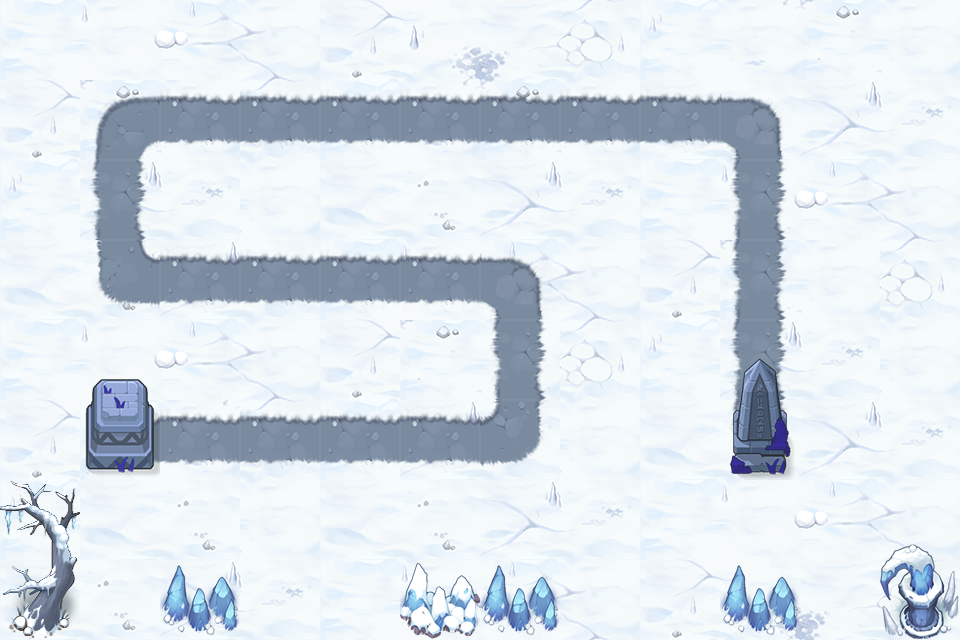

Rendered tile map (Tiled .tmx) drawn with the repository's tilesets; below, a short description and the map source with its tile grids summarised:
An orthogonal 12x8 tile map with 80x80 px tiles, 3 tile layers (background, road, object) and 13 objects (P0, P1, P2, P3, P4, ...).

<map version="1.0" tiledversion="1.0.3" orientation="orthogonal" renderorder="right-down" width="12" height="8" tilewidth="80" tileheight="80" nextobjectid="17">
 <tileset firstgid="1" source="xuedi.tsx" />
 <layer name="background" width="12" height="8">
  <data>[96 cells, 96 non-empty, 16 distinct tile ids]</data>
 </layer>
 <layer name="road" width="12" height="8">
  <data>[96 cells, 27 non-empty, 8 distinct tile ids]</data>
 </layer>
 <layer name="object" width="12" height="8">
  <data>[96 cells, 12 non-empty, 10 distinct tile ids]</data>
 </layer>
 <objectgroup name="path" visible="0">
  <object id="1" name="P0" x="160" y="440" />
  <object id="2" name="P1" x="520" y="440" />
  <object id="3" name="P2" x="520" y="280" />
  <object id="4" name="P3" x="120" y="280" />
  <object id="5" name="P4" x="120" y="120" />
  <object id="6" name="P5" x="760" y="120" />
  <object id="7" name="P6" x="760" y="360" />
  <object id="8" name="O0" x="0" y="80" width="80" height="400" />
  <object id="9" name="O1" x="160" y="160" width="400" height="80" />
  <object id="13" name="O2" x="160" y="320" width="320" height="80" />
  <object id="14" name="O3" x="560" y="160" width="160" height="320" />
  <object id="15" name="O4" x="800" y="80" width="160" height="400" />
  <object id="16" name="O5" x="80" y="480" width="800" height="80" />
 </objectgroup>
</map>
